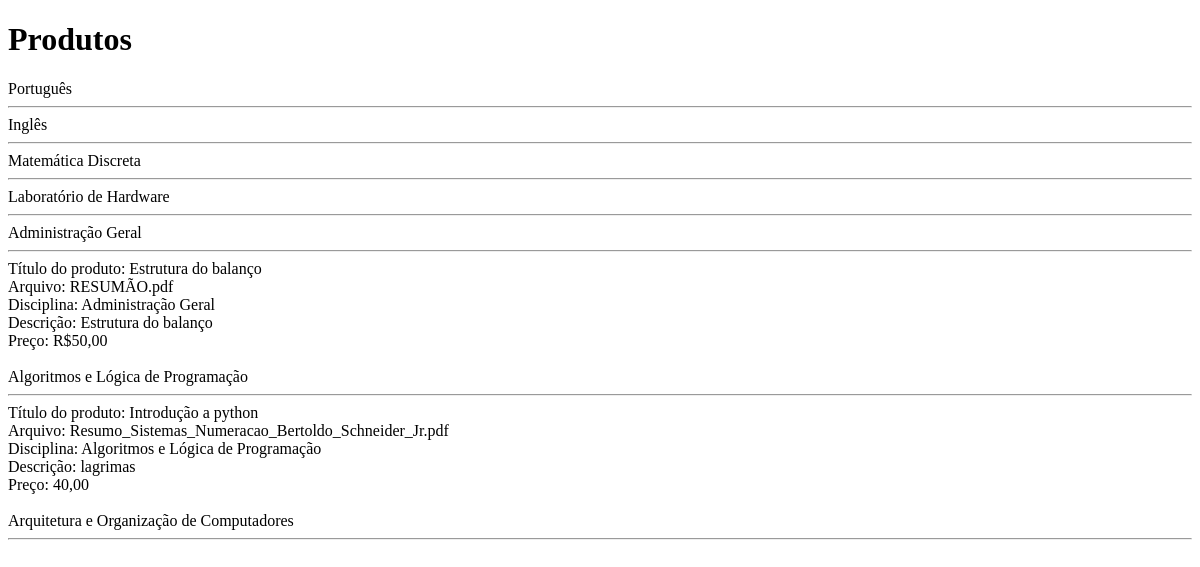
/src/carousel/add-product/add-product/index.php, run on an earlier commit of the app's database.
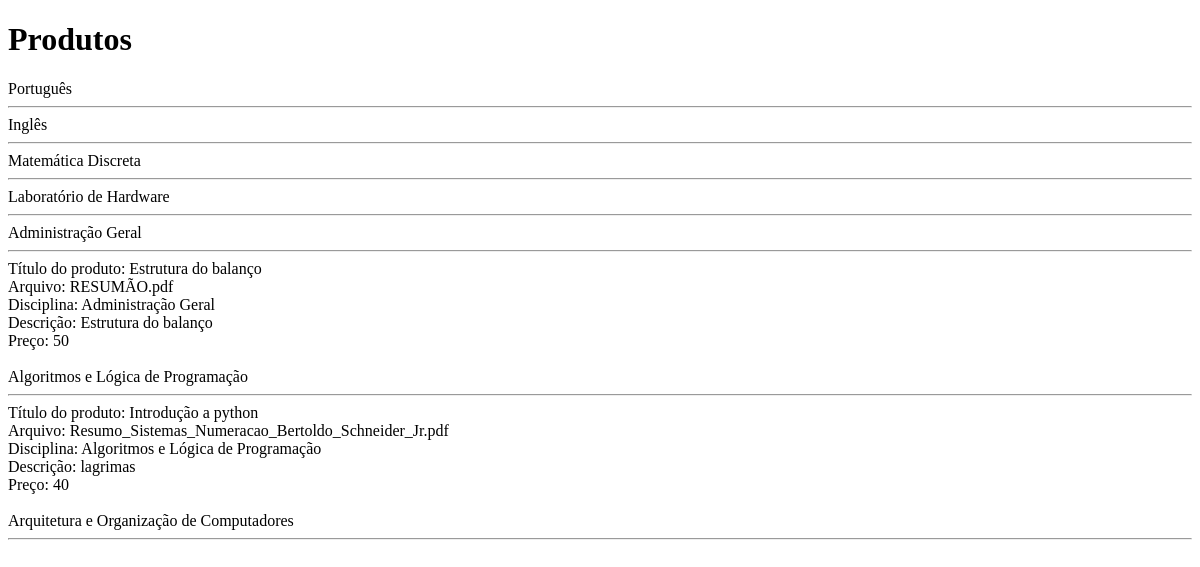
And on a later commit of the database.
### tables this page shows
CREATE TABLE `arquivos` (
  `id` int(11) NOT NULL,
  `nome_arquivo` varchar(100) NOT NULL,
  `caminho` varchar(255) NOT NULL,
  `disciplina` varchar(100) NOT NULL,
  `descricao` text NOT NULL,
  `extensao_arquivo` varchar(5) NOT NULL,
  `titulo_produto` varchar(250) NOT NULL,
  `preco` varchar(100) NOT NULL
);

### src/carousel/add-product/add-product/index.php (the view, shortened to what this page needs)
<?php
include_once("conexao.php");
?>
<!DOCTYPE html>
<html lang="pt-br">
	<head>
	</head>
		<h1>Produtos</h1>
		<?php
		echo "Português <br> <hr>";
		echo "Inglês <br> <hr>";
		echo "Matemática Discreta <br> <hr>";
		echo "Laboratório de Hardware <br> <hr>";
		echo "Administração Geral <br> <hr>";
		$result_usuarios = "SELECT * FROM arquivos WHERE disciplina = 'Administração Geral'";
		$resultado_usuarios = mysqli_query($conexao, $result_usuarios);
		while($row_usuario = mysqli_fetch_assoc($resultado_usuarios)){
			echo "Título do produto: " . $row_usuario['titulo_produto'] . "<br>";
			echo "Arquivo: " . $row_usuario['nome_arquivo'] . "<br>";
			echo "Disciplina: " . $row_usuario['disciplina'] . "<br>";
			echo "Descrição: " . $row_usuario['descricao'] . "<br>";
			echo "Preço: " . $row_usuario['preco'] . "<br> <br>";
		}
		echo "Algoritmos e Lógica de Programação <br> <hr>";
		$result_usuarios = "SELECT * FROM arquivos WHERE disciplina = 'Algoritmos e Lógica de Programação'";
		$resultado_usuarios = mysqli_query($conexao, $result_usuarios);
		while($row_usuario = mysqli_fetch_assoc($resultado_usuarios)){
			echo "Título do produto: " . $row_usuario['titulo_produto'] . "<br>";
			echo "Arquivo: " . $row_usuario['nome_arquivo'] . "<br>";
			echo "Disciplina: " . $row_usuario['disciplina'] . "<br>";
			echo "Descrição: " . $row_usuario['descricao'] . "<br>";
			echo "Preço: " . $row_usuario['preco'] . "<br> <br>";
		}
		echo "Arquitetura e Organização de Computadores <br> <hr>";
		?>
	</body>
</html>

What changed in the data, as far as the page shows it:
changed arquivos "Estrutura do balanço": preco "R$50,00" → "50"
changed arquivos "Introdução a python": preco "40,00" → "40"
